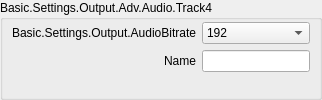
                            <widget class="QGroupBox" name="groupBox_4">
                             <property name="sizePolicy">
                              <sizepolicy hsizetype="Preferred" vsizetype="Preferred">
                               <horstretch>0</horstretch>
                               <verstretch>0</verstretch>
                              </sizepolicy>
                             </property>
                             <property name="title">
                              <string>Basic.Settings.Output.Adv.Audio.Track4</string>
                             </property>
                             <layout class="QFormLayout" name="formLayout_13">
                              <property name="fieldGrowthPolicy">
                               <enum>QFormLayout::FieldGrowthPolicy::AllNonFixedFieldsGrow</enum>
                              </property>
                              <property name="labelAlignment">
                               <set>Qt::AlignmentFlag::AlignRight|Qt::AlignmentFlag::AlignTrailing|Qt::AlignmentFlag::AlignVCenter</set>
                              </property>
                              <property name="leftMargin">
                               <number>9</number>
                              </property>
                              <property name="topMargin">
                               <number>2</number>
                              </property>
                              <property name="rightMargin">
                               <number>9</number>
                              </property>
                              <property name="bottomMargin">
                               <number>9</number>
                              </property>
                              <item row="0" column="0">
                               <widget class="QLabel" name="advOutTrack4BitrateLabel">
                                <property name="minimumSize">
                                 <size>
                                  <width>170</width>
                                  <height>0</height>
                                 </size>
                                </property>
                                <property name="text">
                                 <string>Basic.Settings.Output.AudioBitrate</string>
                                </property>
                                <property name="alignment">
                                 <set>Qt::AlignmentFlag::AlignRight|Qt::AlignmentFlag::AlignTrailing|Qt::AlignmentFlag::AlignVCenter</set>
                                </property>
                                <property name="buddy">
                                 <cstring>advOutTrack4Bitrate</cstring>
                                </property>
                               </widget>
                              </item>
                              <item row="0" column="1">
                               <widget class="QComboBox" name="advOutTrack4Bitrate">
                                <property name="sizePolicy">
                                 <sizepolicy hsizetype="Preferred" vsizetype="Preferred">
                                  <horstretch>0</horstretch>
                                  <verstretch>0</verstretch>
                                 </sizepolicy>
                                </property>
                                <property name="currentIndex">
                                 <number>8</number>
                                </property>
                                <item>
                                 <property name="text">
                                  <string>32</string>
                                 </property>
                                </item>
                                <item>
                                 <property name="text">
                                  <string>48</string>
                                 </property>
                                </item>
                                <item>
                                 <property name="text">
                                  <string>64</string>
                                 </property>
                                </item>
                                <item>
                                 <property name="text">
                                  <string>80</string>
                                 </property>
                                </item>
                                <item>
                                 <property name="text">
                                  <string>96</string>
                                 </property>
                                </item>
                                <item>
                                 <property name="text">
                                  <string>112</string>
                                 </property>
                                </item>
                                <item>
                                 <property name="text">
                                  <string>128</string>
                                 </property>
                                </item>
                                <item>
                                 <property name="text">
                                  <string>160</string>
                                 </property>
                                </item>
                                <item>
                                 <property name="text">
                                  <string>192</string>
                                 </property>
                                </item>
                                <item>
                                 <property name="text">
                                  <string>256</string>
                                 </property>
                                </item>
                                <item>
                                 <property name="text">
                                  <string>320</string>
                                 </property>
                                </item>
                               </widget>
                              </item>
                              <item row="1" column="0">
                               <widget class="QLabel" name="label_54">
                                <property name="text">
                                 <string>Name</string>
                                </property>
                                <property name="buddy">
                                 <cstring>advOutTrack4Name</cstring>
                                </property>
                               </widget>
                              </item>
                              <item row="1" column="1">
                               <widget class="QLineEdit" name="advOutTrack4Name">
                                <property name="sizePolicy">
                                 <sizepolicy hsizetype="Expanding" vsizetype="Preferred">
                                  <horstretch>0</horstretch>
                                  <verstretch>0</verstretch>
                                 </sizepolicy>
                                </property>
                               </widget>
                              </item>
                             </layout>
                            </widget>
